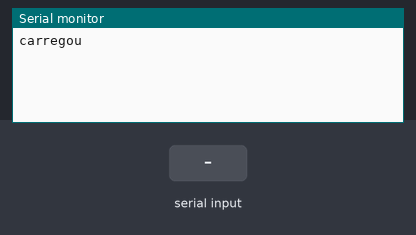
This sketch was run on a simulated Arduino Uno, built with avr-gcc and run on an emulated ATmega328P. Parts: the last lines printed to the serial monitor. Inputs (shaded band) come from the test bench.

Above: at 1.2 s.
1.3 s: "1\n" received over Serial
At 3.3 s:
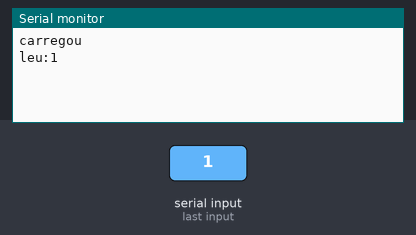
3.8 s: "1\n" received over the second serial link
At 4.4 s:
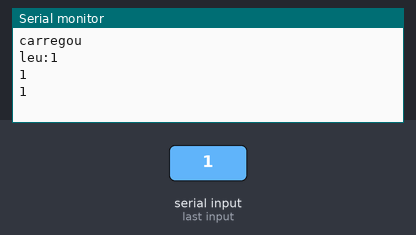
5.3 s: "0\n" received over Serial
At 6.61 s:
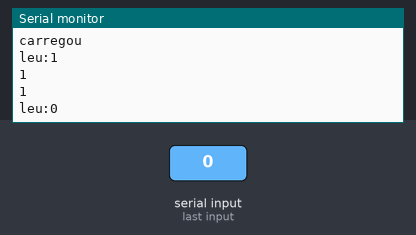
6.8 s: "0\n" received over the second serial link
At 8.1 s:
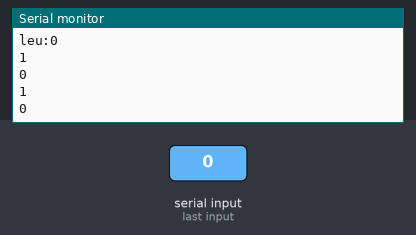

The sketch:

trocarUARTtoI2CAtlas.ino
```cpp
#include <SoftwareSerial.h>                           //we have to include the SoftwareSerial library, or else we can't use it
#define rx 2                                          //define what pin rx is going to be
#define tx 3                                          //define what pin tx is going to be

SoftwareSerial myserial(rx, tx);                      //define how the soft serial port is going to work

String inputstring = "";                              //a string to hold incoming data from the PC
String sensorstring = "";                             //a string to hold the data from the Atlas Scientific product
boolean input_string_complete = false;                //have we received all the data from the PC
boolean sensor_string_complete = false;               //have we received all the data from the Atlas Scientific product


void setup()
{
  Serial.begin(9600);
  Serial.println("carregou");                               //set baud rate for the hardware serial port_0 to 9600
  myserial.begin(9600);                               //set baud rate for the software serial port to 9600
  inputstring.reserve(10);                            //set aside some bytes for receiving data from the PC
  sensorstring.reserve(30);                           //set aside some bytes for receiving data from Atlas Scientific product
}

void serialEvent()
{
  inputstring = Serial.readStringUntil(13);           //read the string until we see a <CR>
  Serial.print("leu:");
  Serial.println(inputstring);
  input_string_complete = true;                       //set the flag used to tell if we have received a completed string from the PC
}


void loop()
{
  if (input_string_complete == true)                  //if a string from the PC has been received in its entirety
  {
    myserial.print(inputstring);                      //send that string to the Atlas Scientific product
    myserial.print('\r');                             //add a <CR> to the end of the string
    inputstring = "";                                 //clear the string
    input_string_complete = false;                    //reset the flag used to tell if we have received a completed string from the PC
  }

  if (myserial.available() > 0)                       //if we see that the Atlas Scientific product has sent a character
  {
    char inchar = (char)myserial.read();              //get the char we just received
    sensorstring += inchar;                           //add the char to the var called sensorstring
    Serial.println(sensorstring);
    if (inchar == '\r')                               //if the incoming character is a <CR>
    {
      sensor_string_complete = true;                  //set the flag
    }
  }

  if (sensor_string_complete == true)                 //if a string from the Atlas Scientific product has been received in its entirety
  {
    Serial.println(sensorstring);                     //send that string to the PC's serial monitor
    sensorstring = "";                                //clear the string
    sensor_string_complete = false;                   //reset the flag used to tell if we have received a completed string from the Atlas Scientific product
  }
}
```

Measured:
- after the input at 1.3 s, the serial monitor: prints a new line after 1.0 s (image 1)
- after the input at 3.8 s, the serial monitor: prints a new line at once (image 2)
- after the input at 5.3 s, the serial monitor: prints a new line after 1.0 s (image 3)
- after the input at 6.8 s, the serial monitor: prints a new line at once (image 4)
